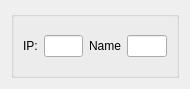
<?xml version="1.0" encoding="UTF-8"?>
<ui version="4.0">
 <class>OpenRGBLIFXSettingsEntry</class>
 <widget class="QWidget" name="OpenRGBLIFXSettingsEntry">
  <property name="geometry">
   <rect>
    <x>0</x>
    <y>0</y>
    <width>190</width>
    <height>89</height>
   </rect>
  </property>
  <property name="sizePolicy">
   <sizepolicy hsizetype="Expanding" vsizetype="Expanding">
    <horstretch>0</horstretch>
    <verstretch>0</verstretch>
   </sizepolicy>
  </property>
  <property name="windowTitle">
   <string notr="true">LIFX Settings Entry</string>
  </property>
  <layout class="QGridLayout" name="gridLayout">
   <item row="1" column="0" colspan="2">
    <widget class="QGroupBox" name="groupBox">
     <property name="title">
      <string/>
     </property>
     <layout class="QGridLayout" name="gridLayout_2">
      <item row="1" column="5">
       <widget class="QLineEdit" name="NameEdit"/>
      </item>
      <item row="1" column="0">
       <widget class="QLabel" name="IPLabel">
        <property name="text">
         <string>IP:</string>
        </property>
       </widget>
      </item>
      <item row="1" column="3">
       <widget class="QLineEdit" name="IPEdit"/>
      </item>
      <item row="1" column="4">
       <widget class="QLabel" name="NameLabel">
        <property name="text">
         <string>Name</string>
        </property>
       </widget>
      </item>
     </layout>
    </widget>
   </item>
  </layout>
 </widget>
 <tabstops>
  <tabstop>IPEdit</tabstop>
 </tabstops>
 <resources/>
 <connections/>
</ui>
